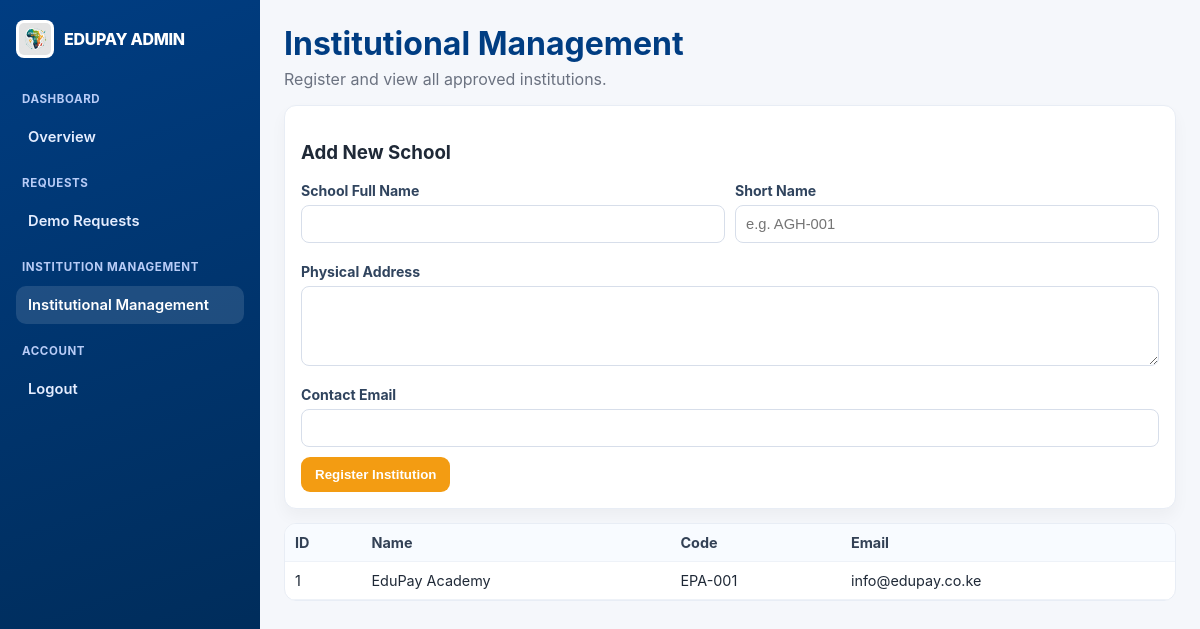
Page /add_institution.php (signed in) on the committed database.
### tables this page shows
CREATE TABLE institutions (
    id INT AUTO_INCREMENT PRIMARY KEY,
    name VARCHAR(150) NOT NULL,
    short_name VARCHAR(20) UNIQUE,
    address TEXT,
    contact_email VARCHAR(100),
    created_at TIMESTAMP DEFAULT CURRENT_TIMESTAMP
);

### src/Institution.php (called while the page is built, shortened)
<?php
class Institution {
    private $pdo;
    public function __construct($pdo) {
        $this->pdo = $pdo;
    }
    public function getAll() {
        $stmt = $this->pdo->query("SELECT * FROM institutions ORDER BY name ASC");
        return $stmt->fetchAll();
    }
}

### public/add_institution.php (the view, shortened to what this page needs)
<?php
require_once '../config/db.php';
require_once '../src/Institution.php';
$instObj = new Institution($pdo);
$all_schools = $instObj->getAll();
?>
<!DOCTYPE html>
<html>
<head>
</head>
<body>
    <div class="layout">
        <aside class="sidebar">
            <div class="brand">
                <img src="images/logo.png" alt="EduPay Africa logo">
                <span>EDUPAY ADMIN</span>
            </div>
            <nav class="menu">
                <div class="menu-label">Dashboard</div>
                <a href="dashboard.php">Overview</a>
                <div class="menu-label">Requests</div>
                <a href="admin_demo_requests.php">Demo Requests</a>
                <div class="menu-label">Institution Management</div>
                <a href="add_institution.php" class="active">Institutional Management</a>
                <div class="menu-label">Account</div>
                <a href="logout.php">Logout</a>
            </nav>
        </aside>
        <main class="main">
            <div class="container">
                <div class="header">
                    <div>
                        <h1 class="title">Institutional Management</h1>
                        <p class="sub">Register and view all approved institutions.</p>
                    </div>
                </div>
                <section class="panel">
                    <h3>Add New School</h3>
                    <form method="POST">
                        <div class="grid">
                            <div class="field">
                                <label for="name">School Full Name</label>
                                <input id="name" type="text" name="name" required>
                            </div>
                            <div class="field">
                                <label for="short_name">Short Name</label>
                                <input id="short_name" type="text" name="short_name" placeholder="e.g. AGH-001" required>
                            </div>
                            <div class="field full">
                                <label for="address">Physical Address</label>
                                <textarea id="address" name="address"></textarea>
                            </div>
                            <div class="field full">
                                <label for="email">Contact Email</label>
                                <input id="email" type="email" name="email">
                            </div>
                        </div>
                        <button type="submit">Register Institution</button>
                    </form>
                </section>
                <section class="table-panel">
                    <table>
                        <tr>
                            <th>ID</th>
                            <th>Name</th>
                            <th>Code</th>
                            <th>Email</th>
                        </tr>
                        <?php foreach ($all_schools as $school): ?>
                        <tr>
                            <td><?php echo $school['id']; ?></td>
                            <td><?php echo htmlspecialchars($school['name']); ?></td>
                            <td><?php echo htmlspecialchars($school['short_name']); ?></td>
                            <td><?php echo htmlspecialchars($school['contact_email']); ?></td>
                        </tr>
                        <?php endforeach; ?>
                    </table>
                </section>
            </div>
        </main>
    </div>
</body>
</html>

### public/add_institution.php (style rules this page uses)
:root { --primary: #003d82; --bg: #f5f7fb; --text: #1f2937; --muted: #6b7280; --border: #d7deea; --success: #198754; }
* { box-sizing: border-box; }
body { margin: 0; font-family: Inter, Arial, sans-serif; background: var(--bg); color: var(--text); }
.layout { min-height: 100vh; display: grid; grid-template-columns: 260px 1fr; }
.sidebar { background: linear-gradient(160deg, var(--primary), #002952); color: #fff; padding: 20px 16px; }
.brand { display: flex; align-items: center; gap: 10px; margin-bottom: 22px; font-weight: 800; letter-spacing: -0.3px; }
.brand img { width: 38px; height: 38px; border-radius: 8px; background: #fff; padding: 3px; }
.menu { display: flex; flex-direction: column; gap: 8px; }
.menu-label { margin-top: 12px; margin-bottom: 4px; padding: 0 6px; font-size: 0.72rem; letter-spacing: 0.6px; text-transform: uppercase; color: #b8ccf7; font-weight: 700; }
.menu a { color: #e4edff; text-decoration: none; padding: 10px 12px; border-radius: 10px; font-size: 0.92rem; font-weight: 600; transition: background .2s ease; }
.menu a:hover, .menu a.active { background: rgba(255,255,255,0.12); color: #fff; }
.main { padding: 24px; }
.container { max-width: 1050px; margin: 0 auto; }
.header { display: flex; justify-content: space-between; align-items: center; margin-bottom: 16px; flex-wrap: wrap; gap: 10px; }
.title { margin: 0; color: var(--primary); }
.sub { margin: 6px 0 0; color: var(--muted); }
.panel { background: #fff; border: 1px solid #e8edf5; border-radius: 12px; padding: 16px; box-shadow: 0 8px 16px rgba(0,0,0,0.04); }
.grid { display: grid; grid-template-columns: 1fr 1fr; gap: 10px; }
.field { display: flex; flex-direction: column; gap: 6px; margin-bottom: 10px; }
.field.full { grid-column: 1 / -1; }
label { font-size: 0.88rem; font-weight: 700; color: #30445e; }
input, textarea { border: 1px solid var(--border); border-radius: 8px; padding: 10px; font-size: 0.92rem; }
textarea { min-height: 80px; resize: vertical; }
button { border: none; border-radius: 9px; background: #f39c12; color: #fff; padding: 10px 14px; font-weight: 700; cursor: pointer; }
.table-panel { margin-top: 14px; background: #fff; border: 1px solid #e8edf5; border-radius: 12px; overflow: auto; }
table { width: 100%; border-collapse: collapse; min-width: 760px; }
th, td { border-bottom: 1px solid #eef2f8; padding: 10px; font-size: 0.9rem; text-align: left; }
th { background: #f8fbff; color: #334155; }

### rows in the picture
institutions: id "1", name "EduPay Academy", short_name "EPA-001", contact_email "info@edupay.co.ke"
